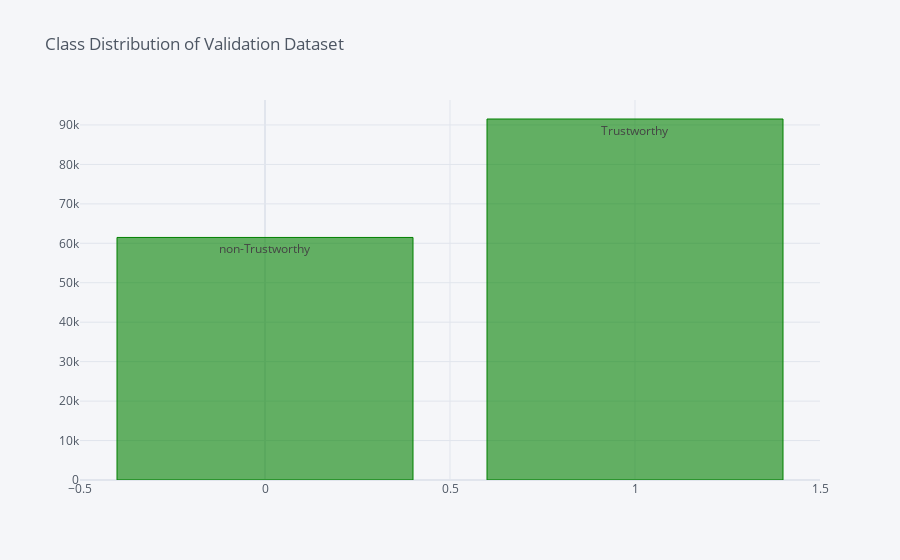

Here is the notebook cell this chart was saved with:
### Code cell
valid_labels.value_counts().iplot(kind='bar',
                                     text=['Trustworthy', 'non-Trustworthy'],
                                     title='Class Distribution of Validation Dataset',
                                     color=['green'])

### Figure 1 — Plotly figure (JSON) as saved in the notebook; plotly's stock layout.template omitted (floating-point values rounded to 4 significant figures)
{"data": [{"marker": {"color": "rgba(0, 128, 0, 0.6)", "line": {"color": "rgba(0, 128, 0, 1.0)", "width": 1}}, "name": "target", "orientation": "v", "text": ["Trustworthy", "non-Trustworthy"], "type": "bar", "x": [1, 0], "y": [91514, 61486]}], "layout": {"legend": {"bgcolor": "#F5F6F9", "font": {"color": "#4D5663"}}, "paper_bgcolor": "#F5F6F9", "plot_bgcolor": "#F5F6F9", "title": {"font": {"color": "#4D5663"}, "text": "Class Distribution of Validation Dataset"}, "xaxis": {"gridcolor": "#E1E5ED", "showgrid": true, "tickfont": {"color": "#4D5663"}, "title": {"font": {"color": "#4D5663"}, "text": ""}, "zerolinecolor": "#E1E5ED"}, "yaxis": {"gridcolor": "#E1E5ED", "showgrid": true, "tickfont": {"color": "#4D5663"}, "title": {"font": {"color": "#4D5663"}, "text": ""}, "zerolinecolor": "#E1E5ED"}}}
